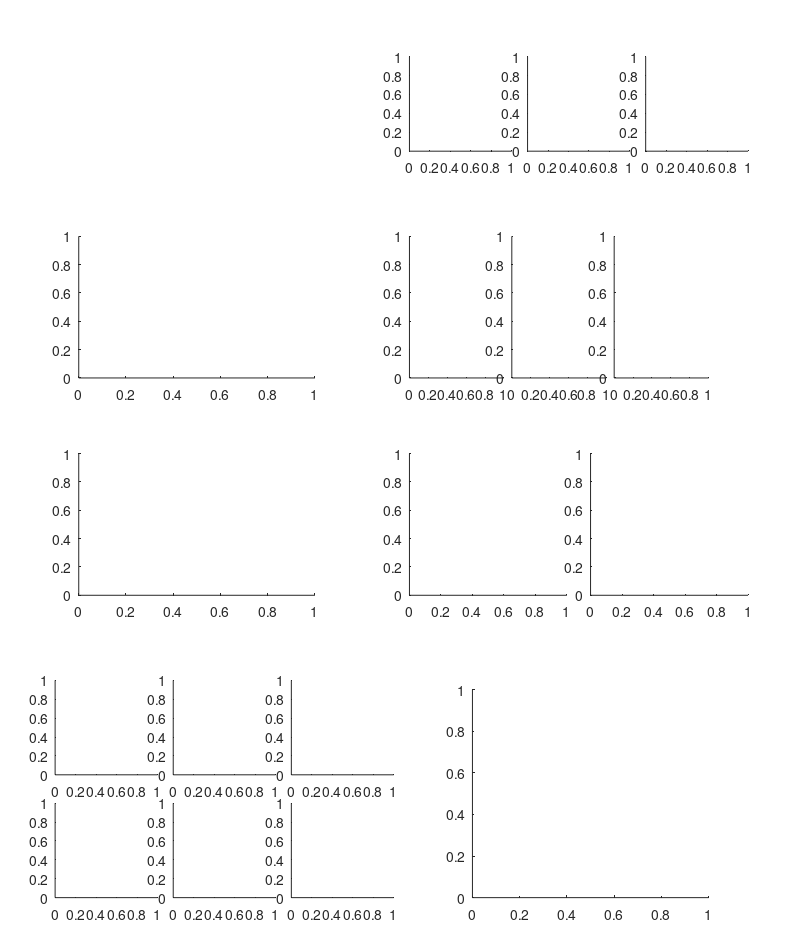

MATLAB code to generate this figure: (Note: this script raises an error after producing the figure.)
%% Manuscript Figure 2
% 1) Comparison of different surfaces
addpath('Plotting/Functions')
addpath('Functions/')

%%
f = figure('Color','white','units','centimeters','Position',[55 1 20 24],...
    'PaperUnits','centimeters','PaperPosition', [1 1 20 24], 'Renderer','painters');

rhs_left = [0.52 0.67 0.82];
lhs_left = [0.05, 0.2, 0.35];
mi_left = [0.52 0.65 0.78];
dr_bot = [0.84, 0.70];
ec_left = [0.15, 0.4, 0.65];

for i=1:3
    ax2(i) = axes(f, 'Units','normalized','Position',[rhs_left(i) 0.84 0.13 0.10]); % DR Curves
    ax7(i) = axes(f, 'Units','normalized','Position',[mi_left(i) 0.6 0.12 0.15]); % MI Heatmaps
    ax8(i) = axes(f, 'Units','normalized','Position',[lhs_left(i)+0.02 0.18 0.13 0.10]); % Surfaces Mixtures
    ax9(i) = axes(f, 'Units','normalized','Position',[lhs_left(i)+0.02 0.05 0.13 0.10]); % DR Curves Mixtures

    if i==3
        ax3 = axes(f, 'Units','normalized','Position',[0.1 0.37 0.3 0.15]); % Threshold conc. versus Kd
        ax4 = axes(f, 'Units','normalized','Position',[0.52 0.37 0.20 0.15]); % Low affinity DP
        ax5 = axes(f, 'Units','normalized','Position',[0.75 0.37 0.20 0.15]); % High affinity DP
        ax6 = axes(f, 'Units','normalized','Position',[0.1 0.6 0.3 0.15]); % EMax v. EC50
        ax10 = axes(f, 'Units','normalized','Position',[0.6 0.05 0.3 0.22]); % EMax v. EC50
        break
    end

end

% New Simulations
koff_vals = [0.0001, 0.001, 0.01];
kd_vals = koff_vals ./ 0.1;
rho_vals = linspace(-4,3.5,16);
bound_type = {'phos', 'bound', 'np', 'covered','fracphos', 'normBound', 'normPhos','rescaled'};

valence = [5];
tpc = [1, 3, 20];
kp = [0.01,0];
np_radius = 20;

% Color and Linestyle
col = gray(length(valence)+2);
hol = winter(length(valence)+2);
sol = autumn(length(valence)+2);
pol = pink(length(valence)+2);

linestyle = {'-','--'};
markerstyle = {'s','d'};
colorstyle = {col, hol, sol, pol};


% --------------------------------------------------------------------------
% Dose Response Curves
%--------------------------------------------------------------------------
a2_pos = get(ax2, 'Position');

koff_vals = [0.0001, 0.001, 0.01];
kd_vals = koff_vals ./ 0.1;

for i=1:length(kd_vals)
    for j=1:length(valence)
        for k=1:length(tpc)
            utop{j,k} = DoseResponsePlots(ax2(i), kd_vals(i), kp, rho_vals, tpc(k),...
            valence(j), bound_type{6}, colorstyle{k}(j,:), false, false, np_radius);
            hold(ax2(i),"on");
        end
    end
end

for i=1:3
    set(ax2(i), 'Position', a2_pos{i});
end

% Format Axes

set(ax2(:),'xscale','log','tickdir','out','box','off')
ylim(ax2(:), [0 300]);
xlim(ax2(:), [0.0001 15000]);
xlabel(ax2(2), 'pMHC Concentration (log$_{10}$ molecules/second)');
ylabel(ax2(1), 'Bound TCRs')

set(ax2(:),'GridLineWidth',0.5,'Linewidth',2)
xlbl = 10.^(-3:2:3);
xlabels = {'-3', '-1', '1', '3'};
xticks(ax2(:),xlbl);
xticklabels(ax2(:), xlabels)
%xsecondarylabel([ax(2) ax(5)], '')
set(ax2(:),'TickLabelInterpreter', 'Latex')
yticklabels(ax2(2:3), '')

for i=1:3
     title(ax2(i),['$k_{off} = 10^{',num2str(log10(koff_vals(i))),'}$']);
end

set(findall(ax2,'-property','FontSize'),'FontSize',10)
set(findall(ax2,'-property','Interpreter'),'Interpreter','Latex')
%--------------------------------------------------------------------------
% Discriminatory Power
%--------------------------------------------------------------------------
cla([ax3, ax4, ax5, ax6]);

valence_vals = [5];
surfaces = [1,3,5,10,20];
threshold_array = [10];

a3_pos = get(ax3, 'Position');
a4_pos = get(ax4, 'Position');
a5_pos = get(ax5, 'Position');

plot_Discriminatory_Power(ax3, ax4, ax5, threshold_array, valence_vals, surfaces, kp);

set(ax3, 'Position', a3_pos);
set(ax4, 'Position', a4_pos);
set(ax5, 'Position', a5_pos);

%ylim(ax3, [10^-4 10^3]);
%xlim(ax3, [10^-3.7 10^0.5]);

ylim([ax4 ax5], [0 2]);
xlim([ax4 ax5], [0 20]);
xticks([ax4 ax5],[1 3 5 10 20]);
yticks([ax4 ax5], linspace(0,3,4));

xlabel(ax3, '$K_D$');
ylabel(ax3, 'pMHC Concentration');

xlabel([ax4 ax5], 'TPC');
ylabel(ax4, 'Discriminatory Power');
yticklabels(ax5, '');
box(ax3, 'off');

set(findall([ax3 ax4 ax5],'-property','FontSize'),'FontSize',10)
set(findall([ax3, ax4, ax5],'-property','Interpreter'),'Interpreter','Latex')
%--------------------------------------------------------------------------
% EMax versus EC50
%--------------------------------------------------------------------------
%koff_vals = [0.0001, 0.0003, 0.001, 0.003, 0.01, 0.03, 0.1, 0.3];
koff_vals = [0.0001, 0.001, 0.01, 0.1];
kd_vals = koff_vals ./ 0.1;

surfaces = [1,3,5,10,20];
colors = parula(length(koff_vals)+2);

a6_pos = get(ax6, 'Position');

line1 = Ec50_Emax(ax6, kd_vals, rho_vals, surfaces, valence, kp, 'bound', colors);
%line2 = Ec50_Emax(ax6, kd_vals, rho_vals, 3, valence, 'bound', hol);
%line3 = Ec50_Emax(ax6, kd_vals, rho_vals, 20, valence, 'bound', sol);

set(ax6,'Position', a6_pos);

xlabel(ax6,'EC50');
ylabel(ax6,'EMax');
xlim(ax6, [10^-2.5 10^2]);
ylim(ax6, [0 300]);
set(ax6, 'xscale','log','yscale','linear');
grid(ax6,'on');

l=legend(ax6,{'$10^{-4}$','$10^{-3}$','$10^{-2}$','$10^{-1}$'},'Interpreter','latex','Box','off',...
    'Orientation','vertical','Direction','reverse','NumColumns',2,'Position',[0.17 0.625 0.03 0.03]);
title(l,"$k_{off}$",'Interpreter','latex');

set(findall(ax6,'-property','FontSize'),'FontSize',10)
set(findall(ax6,'-property','Interpreter'),'Interpreter','Latex')

%--------------------------------------------------------------------------
% MI heatmap
%--------------------------------------------------------------------------
a7_pos = get(ax7,'Position');
surfaces = [1,3,20];
i=1;
normtrue = false;
for t = 1:length(surfaces)
    TPC = surfaces(t);

    plot_MI_heatmap(ax7(t), TPC, "kd", false, "mi");

    set(ax7(t),'Position',a7_pos{t})
    
    %plot_MI_heatmap(ax(t+4), TPC, "kd", false, "mi");
end

yticklabels(ax7(2:3), '');
xtickangle(ax7(:), 0);
xlabel(ax7(2), 'NP Concentration (log$_{10}$ molecules/second)')
ylabel(ax7(1) ,'NP valence');

set(findall(ax7,'-property','FontSize'),'FontSize',10)
set(findall(ax7,'-property','Interpreter'),'Interpreter','Latex')

%--------------------------------------------------------------------------
% Plot Surfaces
%--------------------------------------------------------------------------
rSurf = 1000;
tcr_per_cluster = 20;
num_tcr = 300;
max_clusters = floor(num_tcr/tcr_per_cluster);
num_clusters = [5,10,20];
cluster_radius = 50;
rTCR = 5;
rNP = 20;

col = [[0, 0, 0]; [1, 0.4, 0]; [1, 0, 0.4]; [1, 0, 0]];

tcr_pos = gen_clusters(rSurf, cluster_radius, 20, 0, num_tcr);
PlotSurface(ax8(1), rSurf, tcr_pos, rTCR, [], rNP, col(1,:));

for i=2:3
    tcr_pos = gen_clusters(rSurf, cluster_radius, num_clusters(i-1), tcr_per_cluster, num_tcr);
    PlotSurface(ax8(i), rSurf, tcr_pos, rTCR, [], rNP, col(i,:));
end

set(findall(ax8(:),'-property','FontSize'),'FontSize',16)
set(findall(ax8(:),'-property','Interpreter'),'Interpreter','Latex')

% --------------------------------------------------------------------------
% DR Mixtures
%--------------------------------------------------------------------------

a9_pos = get(ax9, 'Position');

koff_vals = [0.0001, 0.001, 0.01];
kd_vals = koff_vals ./ 0.1;

for i=1:length(kd_vals)
    DoseResponsePlots(ax9(i), kd_vals(i), kp, rho_vals, 1,...
    5, bound_type{7}, col(1,:), false, false, np_radius);
    hold(ax9(i),"on");

    DoseResponsePlots(ax9(i), kd_vals(i), kp, rho_vals, '5x20',...
    5, bound_type{7}, col(2,:), false, false, np_radius);

    DoseResponsePlots(ax9(i), kd_vals(i), kp, rho_vals, '10x20',...
    5, bound_type{7}, col(3,:), false, false, np_radius);

    DoseResponsePlots(ax9(i), kd_vals(i), kp, rho_vals, 20,...
    5, bound_type{7}, col(4,:), false, false, np_radius);
end

for i=1:3
    set(ax9(i), 'Position', a9_pos{i});
end

% Format Axes

set(ax9(:),'xscale','log','tickdir','out','box','off')
ylim(ax9(:), [0 300]);
xlim(ax9(:), [0.0001 15000]);
xlabel(ax9(2), 'pMHC Concentration (log$_{10}$ molecules/second)');
ylabel(ax9(1), 'Bound TCRs')

set(ax9(:),'GridLineWidth',0.5,'Linewidth',2)
xlbl = 10.^(-3:2:3);
xlabels = {'-3', '-1', '1', '3'};
xticks(ax9(:),xlbl);
xticklabels(ax9(:), xlabels)
%xsecondarylabel([ax(2) ax(5)], '')
set(ax9(:),'TickLabelInterpreter', 'Latex')
yticklabels(ax9(2:3), '')

for i=1:3
     title(ax9(i),['$k_{off} = 10^{',num2str(log10(koff_vals(i))),'}$']);
end

set(findall(ax9,'-property','FontSize'),'FontSize',10)
set(findall(ax9,'-property','Interpreter'),'Interpreter','Latex')

% --------------------------------------------------------------------------
% EC50 - EMax Mixtures
%--------------------------------------------------------------------------

a10_pos = get(ax10, 'Position');

koff_vals = [0.0001, 0.001, 0.01, 0.1];
kd_vals = koff_vals ./ 0.1;

surfaces2 = {1, '5x20', '10x20',20};
colors = parula(length(koff_vals)+2);

line1 = Ec50_Emax_Mixtures(ax10, kd_vals, rho_vals, surfaces2, 5, kp, 'bound', col);
hold(ax10,'on');

l=legend(ax10,{'$10^{-4}$','$10^{-3}$','$10^{-2}$','$10^{-1}$'},'Interpreter','latex','Box','off',...
    'Orientation','vertical','Direction','reverse','NumColumns',2,'Position',[0.83 0.23 0.03 0.03]);
title(l,"$k_{off}$",'Interpreter','latex');

set(ax10, 'Position', a10_pos);

xlabel(ax10,'EC50');
ylabel(ax10,'EMax');
xlim(ax10, [10^-2.5 10^2]);
ylim(ax10, [0 300]);
set(ax10, 'xscale','log','yscale','linear');
grid(ax10,'on');

set(findall(ax10,'-property','FontSize'),'FontSize',10)
set(findall(ax10,'-property','Interpreter'),'Interpreter','Latex')

% --------------------------------------------------------------------------
% Annotations (panel labels)
%--------------------------------------------------------------------------
delete(findall(gcf,'type','annotation'));

annotation('textbox',[0.01 0.9 0.1 0.1],'string','(a)','FontSize',14, 'FontWeight','bold','Linestyle','none');
annotation('textbox',[0.43 0.9 0.1 0.1],'string','(b)','FontSize',14, 'FontWeight','bold','Linestyle','none');
annotation('textbox',[0.01 0.69 0.1 0.1],'string','(c)','FontSize',14, 'FontWeight','bold','Linestyle','none');
annotation('textbox',[0.45 0.69 0.1 0.1],'string','(d)','FontSize',14, 'FontWeight','bold','Linestyle','none');
annotation('textbox',[0.01 0.46 0.1 0.1],'string','(e)','FontSize',14, 'FontWeight','bold','Linestyle','none');
annotation('textbox',[0.45 0.46 0.1 0.1],'string','(f)','FontSize',14, 'FontWeight','bold','Linestyle','none');
annotation('textbox',[0.72 0.46 0.1 0.1],'string','(g)','FontSize',14, 'FontWeight','bold','Linestyle','none');
annotation('textbox',[0.01 0.22 0.1 0.1],'string','(h)','FontSize',14, 'FontWeight','bold','Linestyle','none');
annotation('textbox',[0.51 0.22 0.1 0.1],'string','(i)','FontSize',14, 'FontWeight','bold','Linestyle','none');

%% Save Figure
%print(f, '../Revised Figures/Figure2-test','-dpdf','-r0');
